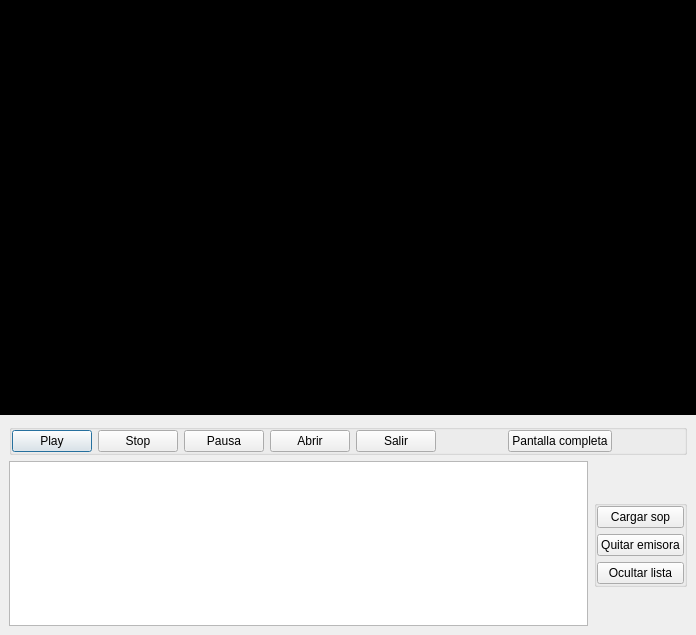
<?xml version="1.0" encoding="UTF-8"?>
<ui version="4.0">
 <class>Televideo</class>
 <widget class="QDialog" name="Televideo">
  <property name="geometry">
   <rect>
    <x>0</x>
    <y>0</y>
    <width>696</width>
    <height>635</height>
   </rect>
  </property>
  <property name="windowTitle">
   <string>TeleDrake v.0.1.0</string>
  </property>
  <property name="windowIcon">
   <iconset resource="recoverdrake.qrc">
    <normaloff>:/Imagenes/Television.png</normaloff>:/Imagenes/Television.png</iconset>
  </property>
  <layout class="QGridLayout" name="gridLayout_5">
   <property name="leftMargin">
    <number>0</number>
   </property>
   <property name="topMargin">
    <number>0</number>
   </property>
   <property name="rightMargin">
    <number>0</number>
   </property>
   <property name="bottomMargin">
    <number>0</number>
   </property>
   <property name="spacing">
    <number>0</number>
   </property>
   <item row="0" column="0">
    <widget class="Phonon::VideoPlayer" name="videoPlayer" native="true">
     <property name="sizePolicy">
      <sizepolicy hsizetype="Expanding" vsizetype="Expanding">
       <horstretch>0</horstretch>
       <verstretch>0</verstretch>
      </sizepolicy>
     </property>
     <property name="styleSheet">
      <string notr="true">background-color: rgb(0, 0, 0);</string>
     </property>
    </widget>
   </item>
   <item row="1" column="0">
    <widget class="QWidget" name="widget" native="true">
     <property name="sizePolicy">
      <sizepolicy hsizetype="Expanding" vsizetype="Fixed">
       <horstretch>0</horstretch>
       <verstretch>0</verstretch>
      </sizepolicy>
     </property>
     <property name="maximumSize">
      <size>
       <width>16777215</width>
       <height>220</height>
      </size>
     </property>
     <layout class="QGridLayout" name="gridLayout_4">
      <item row="0" column="0">
       <widget class="QGroupBox" name="groupBox">
        <property name="title">
         <string/>
        </property>
        <layout class="QGridLayout" name="gridLayout">
         <property name="leftMargin">
          <number>0</number>
         </property>
         <property name="topMargin">
          <number>0</number>
         </property>
         <property name="rightMargin">
          <number>0</number>
         </property>
         <property name="bottomMargin">
          <number>0</number>
         </property>
         <item row="0" column="8">
          <widget class="Phonon::VolumeSlider" name="volumeSlider_6" native="true">
           <property name="sizePolicy">
            <sizepolicy hsizetype="Expanding" vsizetype="Expanding">
             <horstretch>0</horstretch>
             <verstretch>0</verstretch>
            </sizepolicy>
           </property>
           <property name="maximumSize">
            <size>
             <width>251</width>
             <height>21</height>
            </size>
           </property>
          </widget>
         </item>
         <item row="0" column="0">
          <widget class="QPushButton" name="pushButton">
           <property name="sizePolicy">
            <sizepolicy hsizetype="Minimum" vsizetype="Minimum">
             <horstretch>0</horstretch>
             <verstretch>0</verstretch>
            </sizepolicy>
           </property>
           <property name="text">
            <string>Play</string>
           </property>
           <property name="icon">
            <iconset resource="recoverdrake.qrc">
             <normaloff>:/Imagenes/play.png</normaloff>:/Imagenes/play.png</iconset>
           </property>
          </widget>
         </item>
         <item row="0" column="2">
          <widget class="QPushButton" name="pushButton_6">
           <property name="sizePolicy">
            <sizepolicy hsizetype="Minimum" vsizetype="Minimum">
             <horstretch>0</horstretch>
             <verstretch>0</verstretch>
            </sizepolicy>
           </property>
           <property name="text">
            <string>Pausa</string>
           </property>
           <property name="icon">
            <iconset resource="recoverdrake.qrc">
             <normaloff>:/Imagenes/pause.png</normaloff>:/Imagenes/pause.png</iconset>
           </property>
          </widget>
         </item>
         <item row="0" column="4">
          <widget class="QPushButton" name="pushButton_2">
           <property name="sizePolicy">
            <sizepolicy hsizetype="Minimum" vsizetype="Minimum">
             <horstretch>0</horstretch>
             <verstretch>0</verstretch>
            </sizepolicy>
           </property>
           <property name="text">
            <string>Abrir</string>
           </property>
           <property name="icon">
            <iconset resource="recoverdrake.qrc">
             <normaloff>:/Imagenes/abrir.png</normaloff>:/Imagenes/abrir.png</iconset>
           </property>
          </widget>
         </item>
         <item row="0" column="5">
          <widget class="QPushButton" name="pushButton_4">
           <property name="sizePolicy">
            <sizepolicy hsizetype="Minimum" vsizetype="Minimum">
             <horstretch>0</horstretch>
             <verstretch>0</verstretch>
            </sizepolicy>
           </property>
           <property name="text">
            <string>Salir</string>
           </property>
           <property name="icon">
            <iconset resource="recoverdrake.qrc">
             <normaloff>:/Imagenes/puerta.png</normaloff>:/Imagenes/puerta.png</iconset>
           </property>
          </widget>
         </item>
         <item row="0" column="7">
          <widget class="QPushButton" name="pushButton_5">
           <property name="sizePolicy">
            <sizepolicy hsizetype="Minimum" vsizetype="Minimum">
             <horstretch>0</horstretch>
             <verstretch>0</verstretch>
            </sizepolicy>
           </property>
           <property name="text">
            <string>Pantalla completa</string>
           </property>
           <property name="icon">
            <iconset resource="recoverdrake.qrc">
             <normaloff>:/Imagenes/tv.png</normaloff>:/Imagenes/tv.png</iconset>
           </property>
          </widget>
         </item>
         <item row="0" column="1">
          <widget class="QPushButton" name="pushButton_3">
           <property name="sizePolicy">
            <sizepolicy hsizetype="Minimum" vsizetype="Minimum">
             <horstretch>0</horstretch>
             <verstretch>0</verstretch>
            </sizepolicy>
           </property>
           <property name="text">
            <string>Stop</string>
           </property>
           <property name="icon">
            <iconset resource="recoverdrake.qrc">
             <normaloff>:/Imagenes/stop1.png</normaloff>:/Imagenes/stop1.png</iconset>
           </property>
          </widget>
         </item>
         <item row="0" column="6">
          <spacer name="horizontalSpacer">
           <property name="orientation">
            <enum>Qt::Horizontal</enum>
           </property>
           <property name="sizeHint" stdset="0">
            <size>
             <width>40</width>
             <height>20</height>
            </size>
           </property>
          </spacer>
         </item>
        </layout>
       </widget>
      </item>
      <item row="1" column="0">
       <layout class="QGridLayout" name="gridLayout_3">
        <item row="0" column="0">
         <widget class="QTableView" name="tableView">
          <property name="sizePolicy">
           <sizepolicy hsizetype="Preferred" vsizetype="Preferred">
            <horstretch>0</horstretch>
            <verstretch>0</verstretch>
           </sizepolicy>
          </property>
          <property name="selectionBehavior">
           <enum>QAbstractItemView::SelectRows</enum>
          </property>
         </widget>
        </item>
        <item row="0" column="1">
         <widget class="QGroupBox" name="groupBox_2">
          <property name="sizePolicy">
           <sizepolicy hsizetype="Maximum" vsizetype="Maximum">
            <horstretch>0</horstretch>
            <verstretch>0</verstretch>
           </sizepolicy>
          </property>
          <property name="title">
           <string/>
          </property>
          <layout class="QGridLayout" name="gridLayout_2">
           <property name="leftMargin">
            <number>0</number>
           </property>
           <property name="topMargin">
            <number>0</number>
           </property>
           <property name="rightMargin">
            <number>0</number>
           </property>
           <property name="bottomMargin">
            <number>0</number>
           </property>
           <item row="0" column="0">
            <widget class="QPushButton" name="pushButton_9">
             <property name="sizePolicy">
              <sizepolicy hsizetype="Minimum" vsizetype="Fixed">
               <horstretch>0</horstretch>
               <verstretch>0</verstretch>
              </sizepolicy>
             </property>
             <property name="text">
              <string>Cargar sop</string>
             </property>
             <property name="icon">
              <iconset resource="recoverdrake.qrc">
               <normaloff>:/Imagenes/Television.png</normaloff>:/Imagenes/Television.png</iconset>
             </property>
            </widget>
           </item>
           <item row="1" column="0">
            <widget class="QPushButton" name="pushButton_8">
             <property name="text">
              <string>Quitar emisora</string>
             </property>
             <property name="icon">
              <iconset resource="recoverdrake.qrc">
               <normaloff>:/Imagenes/bad.png</normaloff>:/Imagenes/bad.png</iconset>
             </property>
            </widget>
           </item>
           <item row="2" column="0">
            <widget class="QPushButton" name="pushButton_7">
             <property name="text">
              <string>Ocultar lista</string>
             </property>
             <property name="icon">
              <iconset resource="recoverdrake.qrc">
               <normaloff>:/Imagenes/sustituir.png</normaloff>:/Imagenes/sustituir.png</iconset>
             </property>
            </widget>
           </item>
          </layout>
         </widget>
        </item>
       </layout>
      </item>
     </layout>
    </widget>
   </item>
  </layout>
 </widget>
 <customwidgets>
  <customwidget>
   <class>Phonon::VolumeSlider</class>
   <extends>QWidget</extends>
   <header location="global">phonon/volumeslider.h</header>
  </customwidget>
  <customwidget>
   <class>Phonon::VideoPlayer</class>
   <extends>QWidget</extends>
   <header location="global">phonon/videoplayer.h</header>
  </customwidget>
 </customwidgets>
 <resources>
  <include location="recoverdrake.qrc"/>
 </resources>
 <connections/>
</ui>
